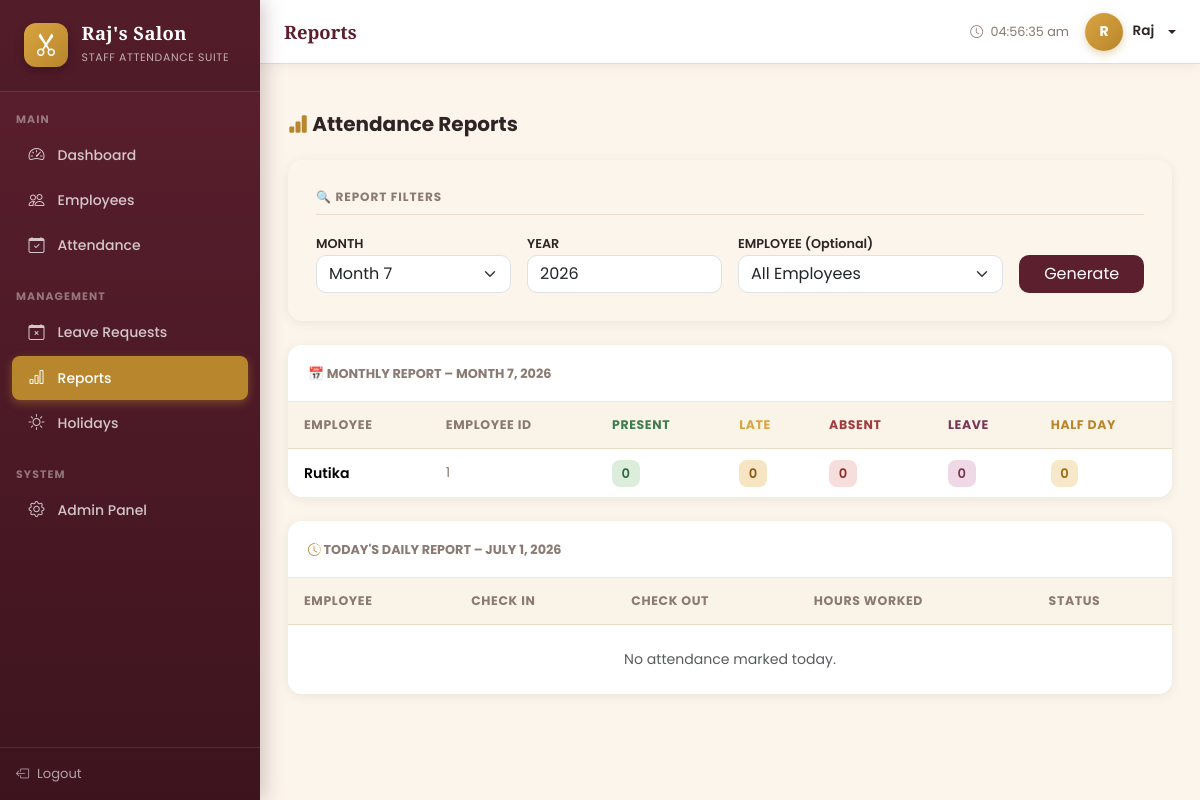
The app's page /reports/ (signed in) with its own data.
### attendance/models.py (models this page shows, shortened)
class Employee(models.Model):
    GENDER_CHOICES = [('Male', 'Male'), ('Female', 'Female'), ('Other', 'Other')]
    STATUS_CHOICES = [('Active', 'Active'), ('Inactive', 'Inactive')]
    user          = models.OneToOneField(User, on_delete=models.CASCADE, related_name='employee', null=True, blank=True)
    employee_id   = models.CharField(max_length=20, unique=True)
    full_name     = models.CharField(max_length=200)
    email         = models.EmailField(unique=True)
    phone         = models.CharField(max_length=15)
    gender        = models.CharField(max_length=10, choices=GENDER_CHOICES)
    salary        = models.DecimalField(max_digits=10, decimal_places=2, default=0)
    address       = models.TextField(blank=True)
    status        = models.CharField(max_length=10, choices=STATUS_CHOICES, default='Active')
    profile_photo = models.ImageField(upload_to='profile_photos/', blank=True, null=True)
    date_joined   = models.DateField(default=timezone.now)
    class Meta:
        ordering = ['employee_id']

### attendance/views.py (the view)
# urls.py: path('reports/', views.reports, name='reports'),
@login_required
@user_passes_test(is_admin)
def reports(request):
    today       = date.today()
    month       = int(request.GET.get('month', today.month))
    year        = int(request.GET.get('year', today.year))
    emp_id      = request.GET.get('employee', '')
    report_type = request.GET.get('type', 'monthly')
    employees  = Employee.objects.filter(status='Active')
    attendance = Attendance.objects.filter(date__month=month, date__year=year)
    if emp_id:
        attendance = attendance.filter(employee__id=emp_id)
    monthly_data = []
    for emp in employees:
        emp_att = attendance.filter(employee=emp)
        monthly_data.append({
    		'employee': emp,
    		'present':  emp_att.filter(status__in=['Present', 'Late']).count(),
    		'late':     emp_att.filter(status='Late').count(),
    		'absent':   emp_att.filter(status='Absent').count(),
    		'leave':    emp_att.filter(status='Leave').count(),
    		'half_day': emp_att.filter(status='Half Day').count(),
	})
    daily_att = Attendance.objects.filter(date=today).select_related('employee')
    return render(request, 'attendance/reports.html', {
    	'monthly_data': monthly_data,
    	'daily_att':    daily_att,
    	'employees':    employees,
    	'month':        month,
    	'year':         year,
    	'emp_id':       emp_id,
    	'report_type':  report_type,
    	'today':        today,
    	'month_list':   list(range(1, 13)),
   })

### attendance/views.py (called while the page is built)
def is_admin(user):
    return user.is_staff or user.is_superuser

### attendance/templates/attendance/reports.html (shortened to what this page needs)
{% extends 'base.html' %}
{% block page_title %}Reports{% endblock %}
{% block content %}
<div class="d-flex align-items-center justify-content-between mb-4">
  <h5 class="fw-bold mb-0"><i class="bi bi-bar-chart-fill" style="color:#B8862C"></i> Attendance Reports</h5>
</div>
<div class="form-card mb-4">
  <div class="section-header">🔍 Report Filters</div>
  <form method="GET" class="row g-3">
    <div class="col-md-3">
      <label style="font-size:.8rem;font-weight:600">MONTH</label>
      <select name="month" class="form-select" style="border-radius:10px">
        {% for m in month_list %}
        <option value="{{ m }}" {% if month == m|add:0 %}selected{% endif %}>Month {{ m }}</option>
        {% endfor %}
      </select>
    </div>
    <div class="col-md-3">
      <label style="font-size:.8rem;font-weight:600">YEAR</label>
      <input type="number" name="year" value="{{ year }}" class="form-control" style="border-radius:10px"/>
    </div>
    <div class="col-md-4">
      <label style="font-size:.8rem;font-weight:600">EMPLOYEE (Optional)</label>
      <select name="employee" class="form-select" style="border-radius:10px">
        <option value="">All Employees</option>
      </select>
    </div>
    <div class="col-md-2 d-flex align-items-end">
      <button type="submit" class="btn w-100" style="background:#5C1F2E;color:#fff;border-radius:10px">Generate</button>
    </div>
  </form>
</div>
<div class="table-card card mb-4">
  <div style="padding:1rem 1.25rem;border-bottom:1px solid #F1E7DA">
    <span style="font-size:.8rem;font-weight:700;color:#8A7A72;text-transform:uppercase">📅 Monthly Report – Month {{ month }}, {{ year }}</span>
  </div>
  <div class="card-body p-0">
    <table class="table table-hover mb-0">
      <thead>
        <tr><th>Employee</th><th>Employee ID</th><th style="color:#3F7D52">Present</th><th style="color:#D9A441">Late</th><th style="color:#A23B3B">Absent</th><th style="color:#7A3458">Leave</th><th style="color:#B8862C">Half Day</th></tr>
      </thead>
      <tbody>
        {% for row in monthly_data %}
        <tr>
          <td style="font-weight:600;font-size:.88rem">{{ row.employee.full_name }}</td>
          <td style="font-size:.85rem;color:#8A7A72">{{ row.employee.employee_id }}</td>
          <td><span style="background:#DCEEDB;color:#2F6B40;border-radius:8px;padding:.25rem .6rem;font-size:.82rem;font-weight:600">{{ row.present }}</span></td>
          <td><span style="background:#F7E4C2;color:#8C5A12;border-radius:8px;padding:.25rem .6rem;font-size:.82rem;font-weight:600">{{ row.late }}</span></td>
          <td><span style="background:#F6DEDD;color:#8B2E2E;border-radius:8px;padding:.25rem .6rem;font-size:.82rem;font-weight:600">{{ row.absent }}</span></td>
          <td><span style="background:#EFD9E6;color:#7A3458;border-radius:8px;padding:.25rem .6rem;font-size:.82rem;font-weight:600">{{ row.leave }}</span></td>
          <td><span style="background:#F6E8C8;color:#9C6B16;border-radius:8px;padding:.25rem .6rem;font-size:.82rem;font-weight:600">{{ row.half_day }}</span></td>
        </tr>
        {% empty %}
        <tr><td colspan="7" class="text-center text-muted py-4">No data for this period.</td></tr>
        {% endfor %}
      </tbody>
    </table>
  </div>
</div>
<div class="table-card card">
  <div style="padding:1rem 1.25rem;border-bottom:1px solid #F1E7DA">
    <span style="font-size:.8rem;font-weight:700;color:#8A7A72;text-transform:uppercase"><i class="bi bi-clock-history" style="color:#B8862C"></i> Today&#39;s Daily Report – {{ today }}</span>
  </div>
  <div class="card-body p-0">
    <table class="table table-hover mb-0">
      <thead><tr><th>Employee</th><th>Check In</th><th>Check Out</th><th>Hours Worked</th><th>Status</th></tr></thead>
      <tbody>
        {% for att in daily_att %}
        <tr>
          <td>
            <div style="font-weight:600;font-size:.88rem">{{ att.employee.full_name }}</div>
            <div style="font-size:.75rem;color:#8A7A72">{{ att.employee.employee_id }}</div>
          </td>
          <td>{{ att.check_in|time:"h:i A"|default:"—" }}</td>
          <td>{{ att.check_out|time:"h:i A"|default:"—" }}</td>
          <td style="font-weight:600">{{ att.total_hours|default:"—" }} hrs</td>
          <td><span class="status-badge badge-{{ att.status|lower|cut:' ' }}">{{ att.status }}</span></td>
        </tr>
        {% empty %}
        <tr><td colspan="5" class="text-center text-muted py-4">No attendance marked today.</td></tr>
        {% endfor %}
      </tbody>
    </table>
  </div>
</div>
{% endblock %}

### templates/base.html (shortened to what this page needs)
<!DOCTYPE html>
<html lang="en">
<head>
<link href="https://cdn.jsdelivr.net/npm/bootstrap@5.3.2/dist/css/bootstrap.min.css" rel="stylesheet"/>
<link href="https://cdn.jsdelivr.net/npm/bootstrap-icons@1.11.3/font/bootstrap-icons.css" rel="stylesheet"/>
</head>
<body>
<div class="sidebar" id="sidebar">
  <div class="sidebar-brand">
    <span class="logo"><i class="bi bi-scissors"></i></span>
    <div class="brand-text">
      <h6>Raj's Salon</h6>
      <small>Staff Attendance Suite</small>
    </div>
  </div>
  {% if user.is_authenticated %}
  {% if user.is_staff or user.is_superuser %}
  <div class="sidebar-section mt-2">Main</div>
  <ul class="sidebar-nav">
    <li><a href="{% url 'dashboard' %}" class="{% if request.resolver_match.url_name == 'dashboard' %}active{% endif %}"><i class="bi bi-speedometer2"></i> Dashboard</a></li>
    <li><a href="{% url 'employee_list' %}" class="{% if 'employee' in request.resolver_match.url_name %}active{% endif %}"><i class="bi bi-people"></i> Employees</a></li>
    <li><a href="{% url 'attendance_list' %}" class="{% if 'attendance' in request.resolver_match.url_name %}active{% endif %}"><i class="bi bi-calendar-check"></i> Attendance</a></li>
  </ul>
  <div class="sidebar-section mt-2">Management</div>
  <ul class="sidebar-nav">
    <li><a href="{% url 'leave_list' %}" class="{% if 'leave' in request.resolver_match.url_name %}active{% endif %}"><i class="bi bi-calendar-x"></i> Leave Requests</a></li>
    <li><a href="{% url 'reports' %}" class="{% if request.resolver_match.url_name == 'reports' %}active{% endif %}"><i class="bi bi-bar-chart"></i> Reports</a></li>
    <li><a href="{% url 'holiday_list' %}" class="{% if 'holiday' in request.resolver_match.url_name %}active{% endif %}"><i class="bi bi-sun"></i> Holidays</a></li>
  </ul>
  <div class="sidebar-section mt-2">System</div>
  <ul class="sidebar-nav">
    <li><a href="/admin/" target="_blank"><i class="bi bi-gear"></i> Admin Panel</a></li>
  </ul>
  {% endif %}
  <div class="sidebar-footer">
    <a href="{% url 'logout' %}"><i class="bi bi-box-arrow-left"></i> Logout</a>
  </div>
  {% endif %}
</div>
{% if user.is_authenticated %}
<div class="topbar">
  <div class="topbar-left">
    <span class="topbar-title">{% block page_title %}Dashboard{% endblock %}</span>
  </div>
  <div class="topbar-right">
    <span style="font-size:.8rem;color:#8A7A72">
      <i class="bi bi-clock me-1"></i>
      <span id="live-time"></span>
    </span>
    <div class="dropdown">
      <div class="topbar-user dropdown-toggle" data-bs-toggle="dropdown">
        <div class="topbar-avatar">{{ user.username|first|upper }}</div>
        <span style="font-size:.85rem;font-weight:600">{{ user.get_full_name|default:user.username }}</span>
      </div>
    </div>
  </div>
</div>
{% endif %}
<div class="{% if user.is_authenticated %}main-wrap{% else %}container-fluid{% endif %}">
  {% block content %}{% endblock %}
</div>
</body>
</html>

### templates/base.html (style rules this page uses)
:root { --primary: #5C1F2E; --primary-l: #7A2C40; --primary-dark: #3D141E; --secondary: #B8862C; --secondary-l: #D9A441; --success: #3F7D52; --danger: #A23B3B; --warning: #D9A441; --bg: #FBF5EC; --surface: #FFFFFF; --text: #2E2424; --muted: #8A7A72; --sidebar-w: 260px; --topbar-h: 64px; --font-display: 'Playfair Display', serif; --font-body: 'Poppins', sans-serif; }
* { box-sizing:border-box; }
body { font-family:var(--font-body); background:var(--bg); color:var(--text); margin:0; }
h1,h2,h3,h4,h5,h6 { font-family:var(--font-body); }
.sidebar { width:var(--sidebar-w); height:100vh; position:fixed; top:0; left:0; background:linear-gradient(180deg,var(--primary) 0%,var(--primary-dark) 100%); overflow-y:auto; z-index:200; display:flex; flex-direction:column; box-shadow:4px 0 18px rgba(92,31,46,.25); }
.sidebar-brand { padding:1.4rem 1.5rem; border-bottom:1px solid rgba(255,255,255,.12); display:flex; align-items:center; gap:.85rem; background:rgba(0,0,0,.1); }
.sidebar-brand .logo { font-size:1.5rem; width:44px; height:44px; flex-shrink:0; background:linear-gradient(135deg,var(--secondary-l),var(--secondary)); border-radius:12px; display:flex; align-items:center; justify-content:center; color:#fff; box-shadow:0 4px 10px rgba(0,0,0,.25); }
.sidebar-brand .brand-text { color:#fff; }
.sidebar-brand .brand-text h6 { font-family:var(--font-display); font-weight:700; font-size:1.15rem; margin:0; letter-spacing:.02em; }
.sidebar-brand .brand-text small { color:rgba(255,255,255,.65); font-size:.68rem; letter-spacing:.06em; text-transform:uppercase; }
.sidebar-section { padding:.75rem 1rem .35rem; color:rgba(255,255,255,.4); font-size:.68rem; font-weight:700; text-transform:uppercase; letter-spacing:.1em; }
.sidebar-nav { list-style:none; padding:0 .75rem; margin:0; }
.sidebar-nav li { margin-bottom:2px; }
.sidebar-nav a { display:flex; align-items:center; gap:.7rem; padding:.6rem .9rem; border-radius:8px; color:rgba(255,255,255,.75); text-decoration:none; font-size:.875rem; font-weight:500; transition:all .2s; }
.sidebar-nav a.active { background:var(--secondary); color:#fff; box-shadow:0 3px 10px rgba(184,134,44,.45); }
.sidebar-nav a i { font-size:1rem; width:20px; text-align:center; }
.sidebar-footer { margin-top:auto; padding:1rem; border-top:1px solid rgba(255,255,255,.1); }
.sidebar-footer a { color:rgba(255,255,255,.6); font-size:.82rem; text-decoration:none; display:flex; align-items:center; gap:.5rem; }
.topbar { height:var(--topbar-h); position:fixed; top:0; left:var(--sidebar-w); right:0; background:var(--surface); border-bottom:1px solid #E8DCC8; z-index:100; display:flex; align-items:center; justify-content:space-between; padding:0 1.5rem; box-shadow:0 2px 10px rgba(92,31,46,.06); }
.topbar-left { display:flex; align-items:center; gap:1rem; }
.topbar-title { font-family:var(--font-display); font-weight:700; font-size:1.15rem; color:var(--primary); }
.topbar-right { display:flex; align-items:center; gap:1rem; }
.topbar-user { display:flex; align-items:center; gap:.6rem; cursor:pointer; }
.topbar-avatar { width:38px; height:38px; border-radius:50%; background:linear-gradient(135deg,var(--secondary-l),var(--secondary)); color:#fff; display:flex; align-items:center; justify-content:center; font-weight:700; font-size:.88rem; box-shadow:0 3px 8px rgba(184,134,44,.35); }
.main-wrap { margin-left:var(--sidebar-w); margin-top:var(--topbar-h); padding:1.75rem; min-height:calc(100vh - var(--topbar-h)); }
.table-card { border:none; border-radius:14px; box-shadow:0 2px 12px rgba(0,0,0,.07); overflow:hidden; }
.table-card .table { margin:0; }
.table-card .table th { background:#FAF3E7; font-size:.78rem; font-weight:700; text-transform:uppercase; letter-spacing:.05em; color:#8A7A72; border-bottom:1px solid #E8DCC8; padding:.85rem 1rem; }
.table-card .table td { padding:.85rem 1rem; vertical-align:middle; font-size:.88rem; border-bottom:1px solid #F1E7DA; }
.table-card .table tr:last-child td { border-bottom:none; }
.form-card { border:none; border-radius:14px; box-shadow:0 2px 12px rgba(0,0,0,.07); padding:1.75rem; }
.section-header { font-size:.75rem; font-weight:700; color:#8A7A72; text-transform:uppercase; letter-spacing:.08em; margin-bottom:1rem; padding-bottom:.5rem; border-bottom:1px solid #E8DCC8; }
a { color:var(--secondary); }

### records on screen
Employee: employee.full_name "Rutika", employee.employee_id "1", present "0", late "0", absent "0", leave "0", half_day "0"

### other values on screen
{{ user.username|first|upper }} "R"
{{ user.get_full_name|default:user.username }} "Raj"
{{ month }} "7"
{{ year }} "2026"
